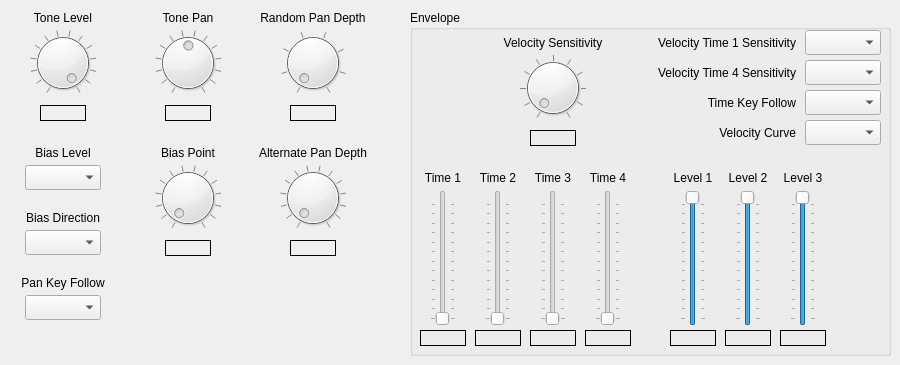
    <widget class="QWidget" name="tab_tva">
     <attribute name="title">
      <string>TVA</string>
     </attribute>
     <widget class="QGroupBox" name="groupBox_ampenvelope">
      <property name="geometry">
       <rect>
        <x>410</x>
        <y>10</y>
        <width>481</width>
        <height>346</height>
       </rect>
      </property>
      <property name="title">
       <string>Envelope</string>
      </property>
      <widget class="QSlider" name="verticalSlider_aenvtime1">
       <property name="geometry">
        <rect>
         <x>20</x>
         <y>180</y>
         <width>26</width>
         <height>136</height>
        </rect>
       </property>
       <property name="maximum">
        <number>127</number>
       </property>
       <property name="orientation">
        <enum>Qt::Vertical</enum>
       </property>
       <property name="tickPosition">
        <enum>QSlider::TicksBothSides</enum>
       </property>
      </widget>
      <widget class="QSlider" name="verticalSlider_aenvtime2">
       <property name="geometry">
        <rect>
         <x>75</x>
         <y>180</y>
         <width>26</width>
         <height>136</height>
        </rect>
       </property>
       <property name="maximum">
        <number>127</number>
       </property>
       <property name="orientation">
        <enum>Qt::Vertical</enum>
       </property>
       <property name="tickPosition">
        <enum>QSlider::TicksBothSides</enum>
       </property>
      </widget>
      <widget class="QSlider" name="verticalSlider_aenvtime3">
       <property name="geometry">
        <rect>
         <x>130</x>
         <y>180</y>
         <width>26</width>
         <height>136</height>
        </rect>
       </property>
       <property name="maximum">
        <number>127</number>
       </property>
       <property name="orientation">
        <enum>Qt::Vertical</enum>
       </property>
       <property name="tickPosition">
        <enum>QSlider::TicksBothSides</enum>
       </property>
      </widget>
      <widget class="QSlider" name="verticalSlider_aenvtime4">
       <property name="geometry">
        <rect>
         <x>185</x>
         <y>180</y>
         <width>26</width>
         <height>136</height>
        </rect>
       </property>
       <property name="maximum">
        <number>127</number>
       </property>
       <property name="orientation">
        <enum>Qt::Vertical</enum>
       </property>
       <property name="tickPosition">
        <enum>QSlider::TicksBothSides</enum>
       </property>
      </widget>
      <widget class="QSlider" name="verticalSlider_aenvlevel1">
       <property name="geometry">
        <rect>
         <x>270</x>
         <y>180</y>
         <width>26</width>
         <height>136</height>
        </rect>
       </property>
       <property name="maximum">
        <number>127</number>
       </property>
       <property name="value">
        <number>127</number>
       </property>
       <property name="orientation">
        <enum>Qt::Vertical</enum>
       </property>
       <property name="tickPosition">
        <enum>QSlider::TicksBothSides</enum>
       </property>
      </widget>
      <widget class="QSlider" name="verticalSlider_aenvlevel2">
       <property name="geometry">
        <rect>
         <x>325</x>
         <y>180</y>
         <width>26</width>
         <height>136</height>
        </rect>
       </property>
       <property name="maximum">
        <number>127</number>
       </property>
       <property name="value">
        <number>127</number>
       </property>
       <property name="orientation">
        <enum>Qt::Vertical</enum>
       </property>
       <property name="tickPosition">
        <enum>QSlider::TicksBothSides</enum>
       </property>
      </widget>
      <widget class="QSlider" name="verticalSlider_aenvlevel3">
       <property name="geometry">
        <rect>
         <x>380</x>
         <y>180</y>
         <width>26</width>
         <height>136</height>
        </rect>
       </property>
       <property name="maximum">
        <number>127</number>
       </property>
       <property name="value">
        <number>127</number>
       </property>
       <property name="orientation">
        <enum>Qt::Vertical</enum>
       </property>
       <property name="tickPosition">
        <enum>QSlider::TicksBothSides</enum>
       </property>
      </widget>
      <widget class="QLabel" name="label_aenvtime1value">
       <property name="geometry">
        <rect>
         <x>10</x>
         <y>320</y>
         <width>46</width>
         <height>16</height>
        </rect>
       </property>
       <property name="frameShape">
        <enum>QFrame::Box</enum>
       </property>
       <property name="frameShadow">
        <enum>QFrame::Plain</enum>
       </property>
       <property name="lineWidth">
        <number>1</number>
       </property>
       <property name="midLineWidth">
        <number>0</number>
       </property>
       <property name="text">
        <string/>
       </property>
       <property name="alignment">
        <set>Qt::AlignCenter</set>
       </property>
      </widget>
      <widget class="QLabel" name="label_aenvtime2value">
       <property name="geometry">
        <rect>
         <x>65</x>
         <y>320</y>
         <width>46</width>
         <height>16</height>
        </rect>
       </property>
       <property name="frameShape">
        <enum>QFrame::Box</enum>
       </property>
       <property name="frameShadow">
        <enum>QFrame::Plain</enum>
       </property>
       <property name="lineWidth">
        <number>1</number>
       </property>
       <property name="midLineWidth">
        <number>0</number>
       </property>
       <property name="text">
        <string/>
       </property>
       <property name="alignment">
        <set>Qt::AlignCenter</set>
       </property>
      </widget>
      <widget class="QLabel" name="label_aenvtime3value">
       <property name="geometry">
        <rect>
         <x>120</x>
         <y>320</y>
         <width>46</width>
         <height>16</height>
        </rect>
       </property>
       <property name="frameShape">
        <enum>QFrame::Box</enum>
       </property>
       <property name="frameShadow">
        <enum>QFrame::Plain</enum>
       </property>
       <property name="lineWidth">
        <number>1</number>
       </property>
       <property name="midLineWidth">
        <number>0</number>
       </property>
       <property name="text">
        <string/>
       </property>
       <property name="alignment">
        <set>Qt::AlignCenter</set>
       </property>
      </widget>
      <widget class="QLabel" name="label_aenvtime4value">
       <property name="geometry">
        <rect>
         <x>175</x>
         <y>320</y>
         <width>46</width>
         <height>16</height>
        </rect>
       </property>
       <property name="frameShape">
        <enum>QFrame::Box</enum>
       </property>
       <property name="frameShadow">
        <enum>QFrame::Plain</enum>
       </property>
       <property name="lineWidth">
        <number>1</number>
       </property>
       <property name="midLineWidth">
        <number>0</number>
       </property>
       <property name="text">
        <string/>
       </property>
       <property name="alignment">
        <set>Qt::AlignCenter</set>
       </property>
      </widget>
      <widget class="QLabel" name="label_aenvlevel1value">
       <property name="geometry">
        <rect>
         <x>260</x>
         <y>320</y>
         <width>46</width>
         <height>16</height>
        </rect>
       </property>
       <property name="frameShape">
        <enum>QFrame::Box</enum>
       </property>
       <property name="frameShadow">
        <enum>QFrame::Plain</enum>
       </property>
       <property name="lineWidth">
        <number>1</number>
       </property>
       <property name="midLineWidth">
        <number>0</number>
       </property>
       <property name="text">
        <string/>
       </property>
       <property name="alignment">
        <set>Qt::AlignCenter</set>
       </property>
      </widget>
      <widget class="QLabel" name="label_aenvlevel2value">
       <property name="geometry">
        <rect>
         <x>315</x>
         <y>320</y>
         <width>46</width>
         <height>16</height>
        </rect>
       </property>
       <property name="frameShape">
        <enum>QFrame::Box</enum>
       </property>
       <property name="frameShadow">
        <enum>QFrame::Plain</enum>
       </property>
       <property name="lineWidth">
        <number>1</number>
       </property>
       <property name="midLineWidth">
        <number>0</number>
       </property>
       <property name="text">
        <string/>
       </property>
       <property name="alignment">
        <set>Qt::AlignCenter</set>
       </property>
      </widget>
      <widget class="QLabel" name="label_aenvlevel3value">
       <property name="geometry">
        <rect>
         <x>370</x>
         <y>320</y>
         <width>46</width>
         <height>16</height>
        </rect>
       </property>
       <property name="frameShape">
        <enum>QFrame::Box</enum>
       </property>
       <property name="frameShadow">
        <enum>QFrame::Plain</enum>
       </property>
       <property name="lineWidth">
        <number>1</number>
       </property>
       <property name="midLineWidth">
        <number>0</number>
       </property>
       <property name="text">
        <string/>
       </property>
       <property name="alignment">
        <set>Qt::AlignCenter</set>
       </property>
      </widget>
      <widget class="QLabel" name="label_aenvveltime1sens">
       <property name="geometry">
        <rect>
         <x>220</x>
         <y>25</y>
         <width>166</width>
         <height>16</height>
        </rect>
       </property>
       <property name="text">
        <string>Velocity Time 1 Sensitivity</string>
       </property>
       <property name="alignment">
        <set>Qt::AlignRight|Qt::AlignTrailing|Qt::AlignVCenter</set>
       </property>
      </widget>
      <widget class="QLabel" name="label_aenvveltime4sens">
       <property name="geometry">
        <rect>
         <x>220</x>
         <y>55</y>
         <width>166</width>
         <height>16</height>
        </rect>
       </property>
       <property name="text">
        <string>Velocity Time 4 Sensitivity</string>
       </property>
       <property name="alignment">
        <set>Qt::AlignRight|Qt::AlignTrailing|Qt::AlignVCenter</set>
       </property>
      </widget>
      <widget class="QLabel" name="label_aenvtimekeyfollow">
       <property name="geometry">
        <rect>
         <x>265</x>
         <y>85</y>
         <width>121</width>
         <height>16</height>
        </rect>
       </property>
       <property name="text">
        <string>Time Key Follow</string>
       </property>
       <property name="alignment">
        <set>Qt::AlignRight|Qt::AlignTrailing|Qt::AlignVCenter</set>
       </property>
      </widget>
      <widget class="QComboBox" name="comboBox_aenvveltime1sens">
       <property name="geometry">
        <rect>
         <x>395</x>
         <y>20</y>
         <width>76</width>
         <height>25</height>
        </rect>
       </property>
      </widget>
      <widget class="QComboBox" name="comboBox_aenvveltime4sens">
       <property name="geometry">
        <rect>
         <x>395</x>
         <y>50</y>
         <width>76</width>
         <height>25</height>
        </rect>
       </property>
      </widget>
      <widget class="QComboBox" name="comboBox_aenvtimekeyfollow">
       <property name="geometry">
        <rect>
         <x>395</x>
         <y>80</y>
         <width>76</width>
         <height>25</height>
        </rect>
       </property>
      </widget>
      <widget class="QLabel" name="label_aenvvelsensvalue">
       <property name="geometry">
        <rect>
         <x>120</x>
         <y>120</y>
         <width>46</width>
         <height>16</height>
        </rect>
       </property>
       <property name="frameShape">
        <enum>QFrame::Box</enum>
       </property>
       <property name="text">
        <string/>
       </property>
       <property name="alignment">
        <set>Qt::AlignCenter</set>
       </property>
      </widget>
      <widget class="QDial" name="dial_aenvvelsens">
       <property name="geometry">
        <rect>
         <x>110</x>
         <y>45</y>
         <width>66</width>
         <height>66</height>
        </rect>
       </property>
       <property name="notchTarget">
        <double>10.000000000000000</double>
       </property>
       <property name="notchesVisible">
        <bool>true</bool>
       </property>
      </widget>
      <widget class="QLabel" name="label_aenvvelsens">
       <property name="geometry">
        <rect>
         <x>80</x>
         <y>25</y>
         <width>126</width>
         <height>16</height>
        </rect>
       </property>
       <property name="text">
        <string>Velocity Sensitivity</string>
       </property>
       <property name="alignment">
        <set>Qt::AlignCenter</set>
       </property>
      </widget>
      <widget class="QLabel" name="label_aenvvelcurve">
       <property name="geometry">
        <rect>
         <x>295</x>
         <y>115</y>
         <width>91</width>
         <height>16</height>
        </rect>
       </property>
       <property name="text">
        <string>Velocity Curve</string>
       </property>
       <property name="alignment">
        <set>Qt::AlignRight|Qt::AlignTrailing|Qt::AlignVCenter</set>
       </property>
      </widget>
      <widget class="QComboBox" name="comboBox_aenvvelcurve">
       <property name="geometry">
        <rect>
         <x>395</x>
         <y>110</y>
         <width>76</width>
         <height>25</height>
        </rect>
       </property>
      </widget>
      <widget class="QLabel" name="label_aenvtime1">
       <property name="geometry">
        <rect>
         <x>10</x>
         <y>160</y>
         <width>46</width>
         <height>16</height>
        </rect>
       </property>
       <property name="text">
        <string>Time 1</string>
       </property>
       <property name="alignment">
        <set>Qt::AlignCenter</set>
       </property>
      </widget>
      <widget class="QLabel" name="label_aenvtime4">
       <property name="geometry">
        <rect>
         <x>175</x>
         <y>160</y>
         <width>46</width>
         <height>16</height>
        </rect>
       </property>
       <property name="text">
        <string>Time 4</string>
       </property>
       <property name="alignment">
        <set>Qt::AlignCenter</set>
       </property>
      </widget>
      <widget class="QLabel" name="label_aenvtime2">
       <property name="geometry">
        <rect>
         <x>65</x>
         <y>160</y>
         <width>46</width>
         <height>16</height>
        </rect>
       </property>
       <property name="text">
        <string>Time 2</string>
       </property>
       <property name="alignment">
        <set>Qt::AlignCenter</set>
       </property>
      </widget>
      <widget class="QLabel" name="label_aenvtime3">
       <property name="geometry">
        <rect>
         <x>120</x>
         <y>160</y>
         <width>46</width>
         <height>16</height>
        </rect>
       </property>
       <property name="text">
        <string>Time 3</string>
       </property>
       <property name="alignment">
        <set>Qt::AlignCenter</set>
       </property>
      </widget>
      <widget class="QLabel" name="label_aenvlevel2">
       <property name="geometry">
        <rect>
         <x>315</x>
         <y>160</y>
         <width>46</width>
         <height>16</height>
        </rect>
       </property>
       <property name="text">
        <string>Level 2</string>
       </property>
       <property name="alignment">
        <set>Qt::AlignCenter</set>
       </property>
      </widget>
      <widget class="QLabel" name="label_aenvlevel1">
       <property name="geometry">
        <rect>
         <x>260</x>
         <y>160</y>
         <width>46</width>
         <height>16</height>
        </rect>
       </property>
       <property name="text">
        <string>Level 1</string>
       </property>
       <property name="alignment">
        <set>Qt::AlignCenter</set>
       </property>
      </widget>
      <widget class="QLabel" name="label_aenvlevel3">
       <property name="geometry">
        <rect>
         <x>370</x>
         <y>160</y>
         <width>46</width>
         <height>16</height>
        </rect>
       </property>
       <property name="text">
        <string>Level 3</string>
       </property>
       <property name="alignment">
        <set>Qt::AlignCenter</set>
       </property>
      </widget>
     </widget>
     <widget class="QDial" name="dial_amptonelevel">
      <property name="geometry">
       <rect>
        <x>30</x>
        <y>30</y>
        <width>66</width>
        <height>66</height>
       </rect>
      </property>
      <property name="maximum">
       <number>127</number>
      </property>
      <property name="value">
       <number>127</number>
      </property>
      <property name="notchTarget">
       <double>10.000000000000000</double>
      </property>
      <property name="notchesVisible">
       <bool>true</bool>
      </property>
     </widget>
     <widget class="QLabel" name="label_amptonelevel">
      <property name="geometry">
       <rect>
        <x>25</x>
        <y>10</y>
        <width>76</width>
        <height>16</height>
       </rect>
      </property>
      <property name="text">
       <string>Tone Level</string>
      </property>
      <property name="alignment">
       <set>Qt::AlignCenter</set>
      </property>
     </widget>
     <widget class="QLabel" name="label_amptonelevelvalue">
      <property name="geometry">
       <rect>
        <x>40</x>
        <y>105</y>
        <width>46</width>
        <height>16</height>
       </rect>
      </property>
      <property name="frameShape">
       <enum>QFrame::Box</enum>
      </property>
      <property name="text">
       <string/>
      </property>
      <property name="alignment">
       <set>Qt::AlignCenter</set>
      </property>
     </widget>
     <widget class="QLabel" name="label_amptonepanvalue">
      <property name="geometry">
       <rect>
        <x>165</x>
        <y>105</y>
        <width>46</width>
        <height>16</height>
       </rect>
      </property>
      <property name="frameShape">
       <enum>QFrame::Box</enum>
      </property>
      <property name="text">
       <string/>
      </property>
      <property name="alignment">
       <set>Qt::AlignCenter</set>
      </property>
     </widget>
     <widget class="QDial" name="dial_amptonepan">
      <property name="geometry">
       <rect>
        <x>155</x>
        <y>30</y>
        <width>66</width>
        <height>66</height>
       </rect>
      </property>
      <property name="maximum">
       <number>127</number>
      </property>
      <property name="value">
       <number>64</number>
      </property>
      <property name="notchTarget">
       <double>10.000000000000000</double>
      </property>
      <property name="notchesVisible">
       <bool>true</bool>
      </property>
     </widget>
     <widget class="QLabel" name="label_amptonepan">
      <property name="geometry">
       <rect>
        <x>150</x>
        <y>10</y>
        <width>76</width>
        <height>16</height>
       </rect>
      </property>
      <property name="text">
       <string>Tone Pan</string>
      </property>
      <property name="alignment">
       <set>Qt::AlignCenter</set>
      </property>
     </widget>
     <widget class="QDial" name="dial_amprandompandepth">
      <property name="geometry">
       <rect>
        <x>280</x>
        <y>30</y>
        <width>66</width>
        <height>66</height>
       </rect>
      </property>
      <property name="maximum">
       <number>63</number>
      </property>
      <property name="notchTarget">
       <double>10.000000000000000</double>
      </property>
      <property name="notchesVisible">
       <bool>true</bool>
      </property>
     </widget>
     <widget class="QLabel" name="label_amprandompandepthvalue">
      <property name="geometry">
       <rect>
        <x>290</x>
        <y>105</y>
        <width>46</width>
        <height>16</height>
       </rect>
      </property>
      <property name="frameShape">
       <enum>QFrame::Box</enum>
      </property>
      <property name="text">
       <string/>
      </property>
      <property name="alignment">
       <set>Qt::AlignCenter</set>
      </property>
     </widget>
     <widget class="QLabel" name="label_amprandompandepth">
      <property name="geometry">
       <rect>
        <x>250</x>
        <y>10</y>
        <width>126</width>
        <height>16</height>
       </rect>
      </property>
      <property name="text">
       <string>Random Pan Depth</string>
      </property>
      <property name="alignment">
       <set>Qt::AlignCenter</set>
      </property>
     </widget>
     <widget class="QLabel" name="label_ampaltpandepth">
      <property name="geometry">
       <rect>
        <x>245</x>
        <y>145</y>
        <width>136</width>
        <height>16</height>
       </rect>
      </property>
      <property name="text">
       <string>Alternate Pan Depth</string>
      </property>
      <property name="alignment">
       <set>Qt::AlignCenter</set>
      </property>
     </widget>
     <widget class="QDial" name="dial_ampaltpandepth">
      <property name="geometry">
       <rect>
        <x>280</x>
        <y>165</y>
        <width>66</width>
        <height>66</height>
       </rect>
      </property>
      <property name="maximum">
       <number>127</number>
      </property>
      <property name="notchTarget">
       <double>10.000000000000000</double>
      </property>
      <property name="notchesVisible">
       <bool>true</bool>
      </property>
     </widget>
     <widget class="QLabel" name="label_ampaltpandepthvalue">
      <property name="geometry">
       <rect>
        <x>290</x>
        <y>240</y>
        <width>46</width>
        <height>16</height>
       </rect>
      </property>
      <property name="frameShape">
       <enum>QFrame::Box</enum>
      </property>
      <property name="text">
       <string/>
      </property>
      <property name="alignment">
       <set>Qt::AlignCenter</set>
      </property>
     </widget>
     <widget class="QComboBox" name="comboBox_ampbiaslevel">
      <property name="geometry">
       <rect>
        <x>25</x>
        <y>165</y>
        <width>76</width>
        <height>25</height>
       </rect>
      </property>
     </widget>
     <widget class="QLabel" name="label_ampbiaslevel">
      <property name="geometry">
       <rect>
        <x>25</x>
        <y>145</y>
        <width>76</width>
        <height>16</height>
       </rect>
      </property>
      <property name="text">
       <string>Bias Level</string>
      </property>
      <property name="alignment">
       <set>Qt::AlignCenter</set>
      </property>
     </widget>
     <widget class="QDial" name="dial_ampbiaspoint">
      <property name="geometry">
       <rect>
        <x>155</x>
        <y>165</y>
        <width>66</width>
        <height>66</height>
       </rect>
      </property>
      <property name="maximum">
       <number>127</number>
      </property>
      <property name="notchTarget">
       <double>10.000000000000000</double>
      </property>
      <property name="notchesVisible">
       <bool>true</bool>
      </property>
     </widget>
     <widget class="QLabel" name="label_ampbiaspointvalue">
      <property name="geometry">
       <rect>
        <x>165</x>
        <y>240</y>
        <width>46</width>
        <height>16</height>
       </rect>
      </property>
      <property name="frameShape">
       <enum>QFrame::Box</enum>
      </property>
      <property name="text">
       <string/>
      </property>
      <property name="alignment">
       <set>Qt::AlignCenter</set>
      </property>
     </widget>
     <widget class="QLabel" name="label_ampbiaspoint">
      <property name="geometry">
       <rect>
        <x>150</x>
        <y>145</y>
        <width>76</width>
        <height>16</height>
       </rect>
      </property>
      <property name="text">
       <string>Bias Point</string>
      </property>
      <property name="alignment">
       <set>Qt::AlignCenter</set>
      </property>
     </widget>
     <widget class="QComboBox" name="comboBox_ampbiasdirection">
      <property name="geometry">
       <rect>
        <x>25</x>
        <y>230</y>
        <width>76</width>
        <height>25</height>
       </rect>
      </property>
     </widget>
     <widget class="QLabel" name="label_ampbiasdirection">
      <property name="geometry">
       <rect>
        <x>15</x>
        <y>210</y>
        <width>96</width>
        <height>16</height>
       </rect>
      </property>
      <property name="text">
       <string>Bias Direction</string>
      </property>
      <property name="alignment">
       <set>Qt::AlignCenter</set>
      </property>
     </widget>
     <widget class="QLabel" name="label_amppankeyfollow">
      <property name="geometry">
       <rect>
        <x>15</x>
        <y>275</y>
        <width>96</width>
        <height>16</height>
       </rect>
      </property>
      <property name="text">
       <string>Pan Key Follow</string>
      </property>
      <property name="alignment">
       <set>Qt::AlignCenter</set>
      </property>
     </widget>
     <widget class="QComboBox" name="comboBox_amppankeyfollow">
      <property name="geometry">
       <rect>
        <x>25</x>
        <y>295</y>
        <width>76</width>
        <height>25</height>
       </rect>
      </property>
     </widget>
    </widget>
